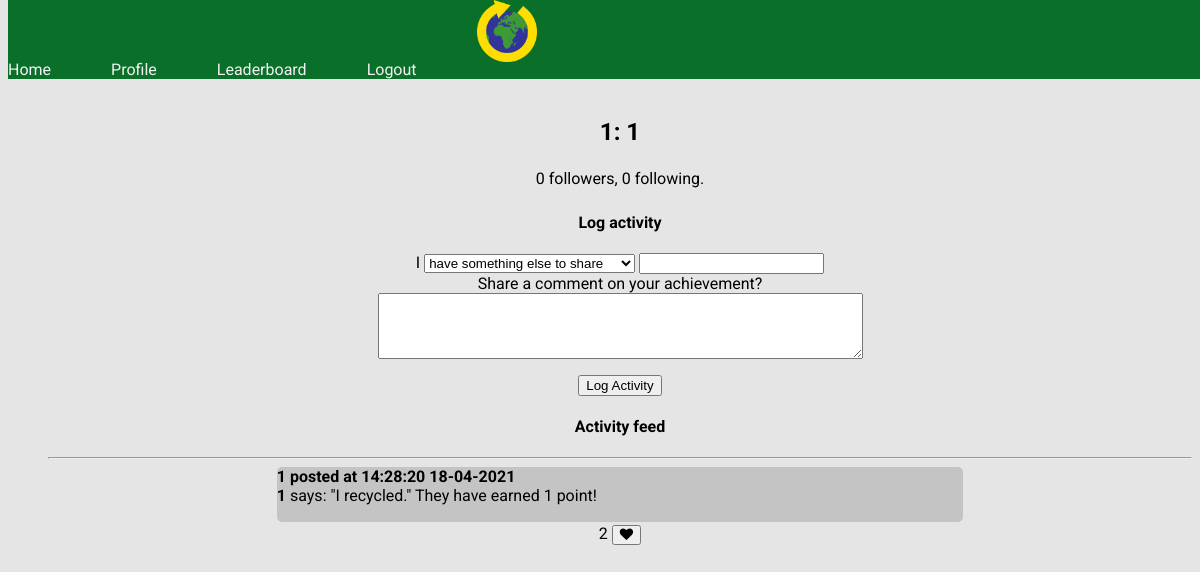
/user/1 (signed in), run on the app's committed database.
### app/models.py (models this page shows, shortened)
class User(UserMixin, db.Model):
    id = db.Column(db.Integer, primary_key=True)
    username = db.Column(db.String(64), index=True, unique=True)
    email = db.Column(db.String(120), index=True, unique=True)
    password_hash = db.Column(db.String(128))
    posts = db.relationship('Post', backref='author', lazy='dynamic')
    points = db.Column(db.Integer, default=0)
    followed = db.relationship(
        'User', secondary=followers,
        primaryjoin=(followers.c.follower_id == id),
        secondaryjoin=(followers.c.followed_id == id),
        backref=db.backref('followers', lazy='dynamic'), lazy='dynamic')

class Post(db.Model):
    id = db.Column(db.Integer, primary_key=True)
    body = db.Column(db.String(140))
    action = db.Column(db.String(64))
    item = db.Column(db.String(64))
    timestamp = db.Column(db.String, index=True)
    user_id = db.Column(db.Integer, db.ForeignKey('user.id'))
    points = db.Column(db.Integer,default=0)
    likes = db.Column(db.Integer, default=0)

### app/routes.py (the view, shortened to what this page needs)
@app.route('/user/<username>', methods=['GET','POST'])
@login_required
def user(username):
    user = User.query.filter_by(username=username).first_or_404()
    posts = db.session.query(Post).order_by(desc(Post.id)).limit(20).all()
    form = LogActivity()
    form2 = EmptyForm()
    return render_template("user.html",user=user, posts=posts, form=form, points=user.points)

### app/forms.py
class LogActivity(FlaskForm):
    actions = {'donated':20,'recycled':1,'upcycled':15,'reused':3,'purchased second hand':20, 'completed the weekly challenge':25,'have something else to share':0}
    action = SelectField('Action:',choices=list(actions.keys()), validators=[DataRequired()])
    item = StringField()
    comment = TextAreaField('Share a comment on your achievement?')
    submit = SubmitField('Log Activity')

class EmptyForm(FlaskForm):
    submit = SubmitField('Submit')

### app/models.py (called while the page is built)
@login.user_loader
def load_user(id):
    return User.query.get(int(id))

### app/templates/user.html (shortened to what this page needs)
{% extends "base.html" %}
{% block content %}
    <h2>{{ user.username }}: {{ user.points }}</h2>
    <table class="aboutme">
        <tr valign="top">
            <td>
                <p> {{ user.followers.count() }} followers, {{ user.followed.count() }} following.</p>
            </td>
        </tr>
    </table>
    <div class="activitylog">
    <h4>Log activity</h4>
    <form action="" method="post" novalidate>
        <p>
            I
            <select name="action">
                {% for action in form.action.choices %}
                <option value= "{{ action }}" SELECTED>{{ action }}</option>"
                {% endfor %}
            </select>
            {{ form.item(cols=32, rows=4) }}
            <br>
            {{ form.comment.label }}
            <br>
            {{ form.comment(cols=58, rows=4) }}<br>
        </p>
        <p>{{ form.submit() }}</p>
    </form>
    </div>
    <h4>Activity feed</h4>
    <hr>
    {% for post in posts %}
    <div class="activitypost">
    <span id="posted info"><b> {{ post.author.username }} posted at {{ post.timestamp }}</b></span>
    <br>
    <b>{{ post.author.username }}</b></span>
    <span id="postbody">{{ post.body }}</span>
    <br>
    <span id="postlikes"> <form action="{{ url_for('update_like', username=user.username, post_id=post.id) }}" method="POST">{{ post.likes }}
        <button><i class="fa fa-heart"></i></button>
   </form>
    </span>
    <br>
    <br>
    </div>
    {% endfor %}
{% endblock %}

### app/templates/base.html (shortened to what this page needs)
<html>
    <head>
        <link rel="stylesheet" href={{ url_for('static', filename='base.css') }}>
        <link
        href="http://cdnjs.cloudflare.com/ajax/libs/font-awesome/4.3.0/css/font-awesome.css"
        rel="stylesheet"  type='text/css'>
        </head>
    <body>
        <div class="navbar">
            <img src="{{ url_for('static', filename='logo.png')}}" alt="logo" width=5%/>
            <a href="{{ url_for('index') }}">Home</a>
            {% if current_user.is_anonymous %}
            <a href="{{ url_for('login') }}">Login</a>
            {% else %}
            <a href="{{ url_for('user', username=current_user.username) }}">Profile</a>
            <a href="{{ url_for('leaderboard', username=current_user.username ) }}">Leaderboard</a>
            <a href="{{ url_for('logout') }}">Logout</a>
            {% endif %}
        </div>
        <div class="main">
        <ul>
        {% block content %}{% endblock %}
    </div>
    </body>
</html>

### app/static/base.css (style rules this page uses)
h2 { font-family: Roboto, Open Sans, sans-serif; text-align: center; }
h4 { font-family: Roboto, Open Sans, sans-serif; text-align: center; }
p { font-family: Roboto, Open Sans, sans-serif; }
a { font-family: Roboto, Open Sans, sans-serif; }
body { background-color: #E5E5E5; }
.navbar { overflow: hidden; background-color: #0a7029; position: fixed; top: 0; width: 100%; }
.navbar a { float: left; display: block; color: #f2f2f2; text-align: center; padding-top: 5%; padding-right: 5%; text-decoration: none; }
.main { margin-top: 10%; }
.activitylog { text-align:center; margin-left: auto; margin-right: auto; width: 80%; }
.activitypost { text-align:left; margin-left: auto; margin-right: auto; padding-bottom: 5px; margin-bottom: 20px; width: 60%; height: 50px; border-radius: 5px; background-color: #C4C4C4; font-family: Roboto, Open Sans, sans-serif; }
#postlikes { padding-left: 80%; text-align: center; }
.aboutme { text-align: right; margin-left:auto; margin-right: auto; }

### data on the page
User: username "1", points "1"
Post: author.username "1", timestamp "14:28:20 18-04-2021", body "says: \"I recycled.\" They have earned 1 point!", likes "2"

### other printed values
{{ user.followers.count() }} "0"
{{ user.followed.count() }} "0"
form field action "have something else to share"
